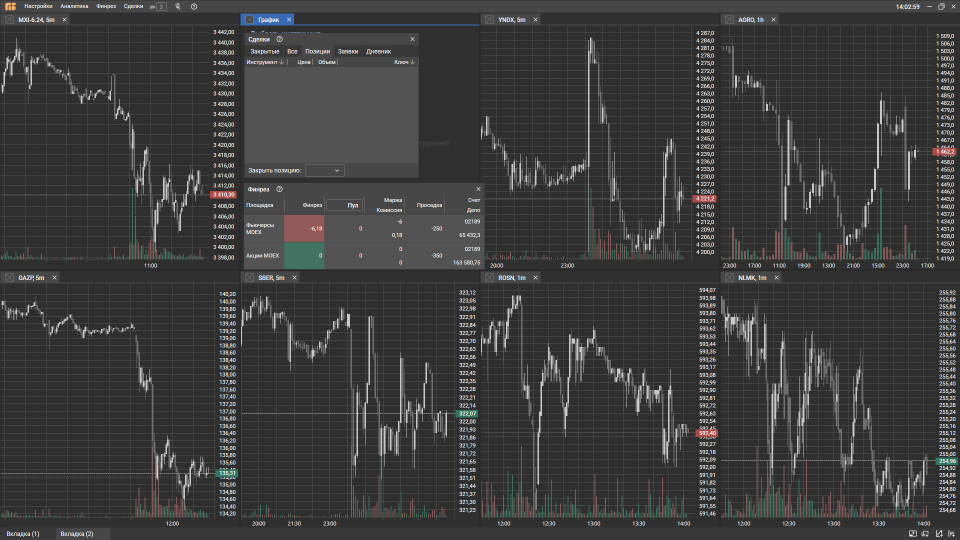
#> input picture test_opencv/Screenshot_6.png, 1919 x 1079 px (shown at 1/2 size)
$ python test3.py
#> lines starting #> are read from the running program, lines starting #| are printed output that depends on the picture; after the words box and inside, x2 and y2 are one past the last pixel; in counts of white or black regions, pixels touching at a corner belong together; pictures that were not available may be replaced by others from this repository, and a replacement may not be noted
import cv2
import numpy as np
image = cv2.imread('Screenshot_6.png')
#> image is the input picture: shape (1079, 1919, 3); mean B, G, R 60.4, 60.5, 60.5
image = cv2.imread('./09.07.24/images/SBER1720516220.255987.png')
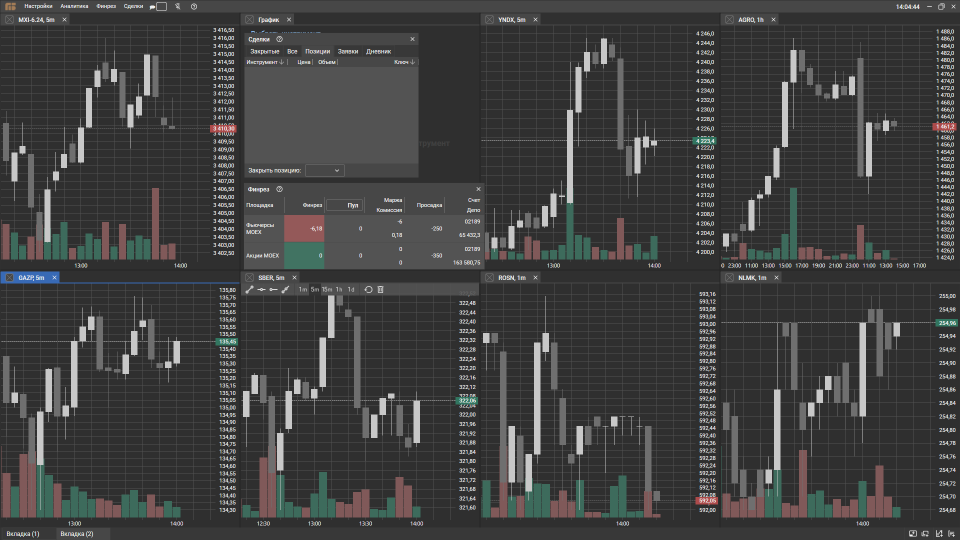
#> input picture test_opencv/Screenshot_7.png, 1919 x 1079 px, given in place of SBER1720516220.255987.png, which was not available (shown at 1/2 size)
#> image is the input picture: shape (1079, 1919, 3); mean B, G, R 63.8, 64.1, 63.8
# image = image[0:540,0:480]
print(image.shape)
#| (1079, 1919, 3)
image = image[None:None,None:None]
print(image.shape)
#| (1079, 1919, 3)
# constantes colors
color1 = np.array([111,111,111])
color2 = np.array([200,200,200])
color_val1 = np.array([92,107,61])
color_val2 = np.array([89,89,128])

# get masks
mask_val1 = cv2.inRange(image,color_val1,color_val1)
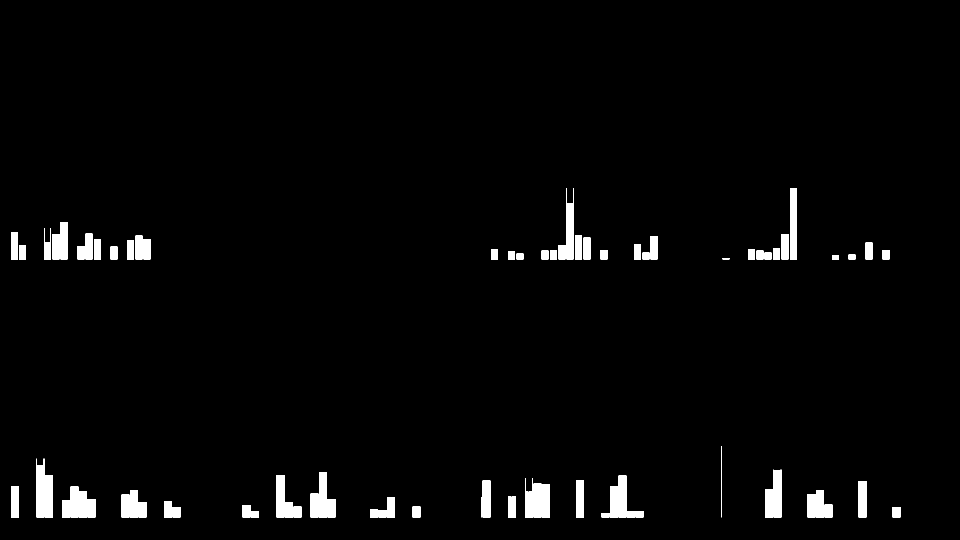
#> mask_val1: shape (1079, 1919) (shown at 1/2 size); 2.4% white; 80 white regions, largest, box (x1, y1, x2, y2) and area: (1580, 376, 1594, 519) 2002, (1133, 376, 1147, 519) 1639, (73, 917, 89, 1035) 1629
mask_val2 = cv2.inRange(image,color_val2,color_val2)
#> mask_val2: shape (1079, 1919); 2.3% white; 73 white regions (1 under 20 px), largest, box (x1, y1, x2, y2) and area: (1598, 900, 1614, 1035) 2067, (39, 908, 55, 1035) 2032, (304, 376, 318, 519) 2002
mask_val = cv2.add(mask_val1,mask_val2)
mask1 = cv2.inRange(image,color1,color1)
#> mask1: shape (1079, 1919); 2.8% white; 336 white regions (267 under 20 px), largest, box (x1, y1, x2, y2) and area: (1000, 685, 1013, 1001) 3460, (1712, 84, 1727, 356) 2882, (708, 633, 721, 829) 2392
mask2 = cv2.inRange(image,color2,color2)
#> mask2: shape (1079, 1919); 2.7% white; 421 white regions (343 under 20 px), largest, box (x1, y1, x2, y2) and area: (1068, 685, 1081, 927) 2930, (1716, 645, 1735, 886) 2503, (1132, 124, 1147, 409) 2334
mask = cv2.add(mask1,mask2)
#> mask: shape (1079, 1919); 5.5% white; 723 white regions (576 under 20 px), largest, box (x1, y1, x2, y2) and area: (1000, 685, 1013, 1001) 3460, (1068, 685, 1081, 927) 2930, (1712, 84, 1727, 356) 2882
del mask2,mask1,mask_val1,mask_val2
kernel = np.ones((2, 1), np.uint8)
mask = cv2.erode(mask,kernel)
#> mask: shape (1079, 1919); 5.3% white; 147 white regions, largest, box (x1, y1, x2, y2) and area: (1000, 686, 1013, 1001) 3447, (1068, 686, 1081, 927) 2917, (1715, 85, 1727, 356) 2867

# get_volume statistic points
cords_val = np.argwhere(mask_val == 255)
#> cords_val = 97878 pairs, first value 376 to 1034, second value 2 to 1800
max_val = np.min(cords_val[:,:1])
#> max_val = 376
mean_val = int(np.mean(cords_val,axis=0)[0])
#> mean_val = 831
corners = cv2.goodFeaturesToTrack(mask_val,1000,0.01,1)
#> corners = 928 rows, first 8: [1458, 517], [1445, 517], [1288, 982], [1562, 939], [1784, 1034], [1767, 1034], [1750, 1034], [1733, 1034]
corners = np.int32(corners)
#> corners = contour of 928 points, box (x1, y1, x2, y2) (2, 375, 1801, 1036), area 842878

for i in corners:
    x, y = i.ravel()
    cv2.circle(mask_val, (x, y), 1, (120,0,0), -1)
#> this loop made 928 passes
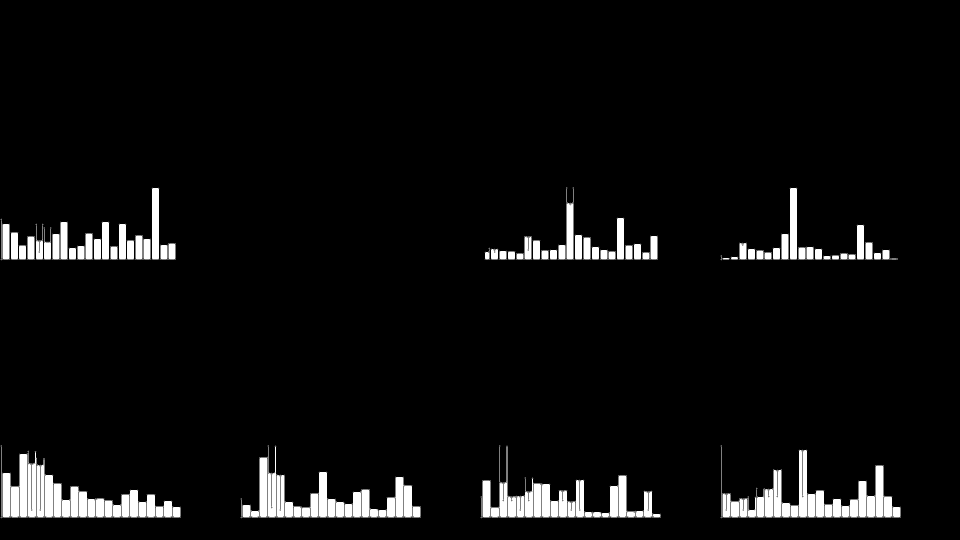
#> mask_val: shape (1079, 1919) (shown at 1/2 size); min 0, max 255, mean 12

# get chart points
cords_charts = np.argwhere(mask == 255)
#> cords_charts = 109722 pairs, first value 77 to 1019, second value 6 to 1799
mean_charts = np.mean(cords_charts,axis=1)
corners = cv2.goodFeaturesToTrack(mask,1000,0.01,1)
#> corners = 1000 rows, first 8: [1313, 1002], [1486, 994], [1503, 993], [1296, 983], [1057, 983], [1537, 967], [1469, 967], [1040, 965]
corners = np.int0(corners)
shape = corners.shape
#> shape = (1000, 1, 2)
corners = corners.reshape((shape[0],shape[2]))
#> corners = 1000 pairs, first value 6 to 1799, second value 78 to 1019
corners = corners[corners[:, 0].argsort()]
# print(corners)
for i in range(1,len(corners)-1):
    x1, y1 = corners[i].ravel()
    x0, y0 = corners[i-1].ravel()
    x2, y2 = corners[i+1].ravel()
    if  y0 >= y1 <= y2 or y0 <= y1 >= y2:
    # if  x0 >= x1 <= x2 or x0 <= x1 >= x2:
        cv2.circle(image, (x1, y1), 2, (20,200,0), -1)
    cv2.circle(mask, (x1, y1), 1, (120,0,0), -1)
#> this loop made 998 passes
#> (x1, y1, x0, y0, x2, y2) on passes 1 to 3: (6, 247, 6, 321, 6, 713), (6, 713, 6, 247, 6, 805), (6, 805, 6, 713, 10, 807)
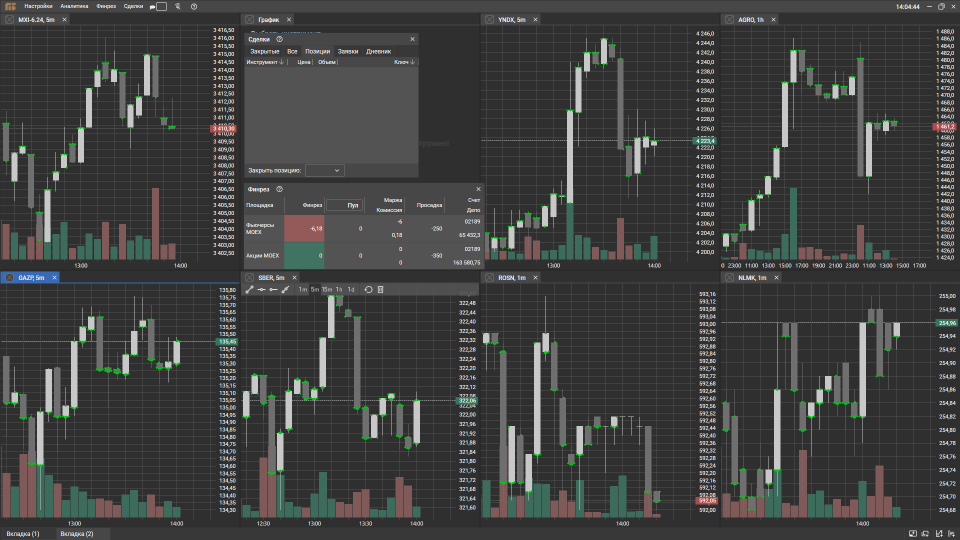
#> image: shape (1079, 1919, 3) (shown at 1/2 size); 0.37% of pixels changed, all inside (x1, y1, x2, y2) = (4, 76, 1798, 1022)
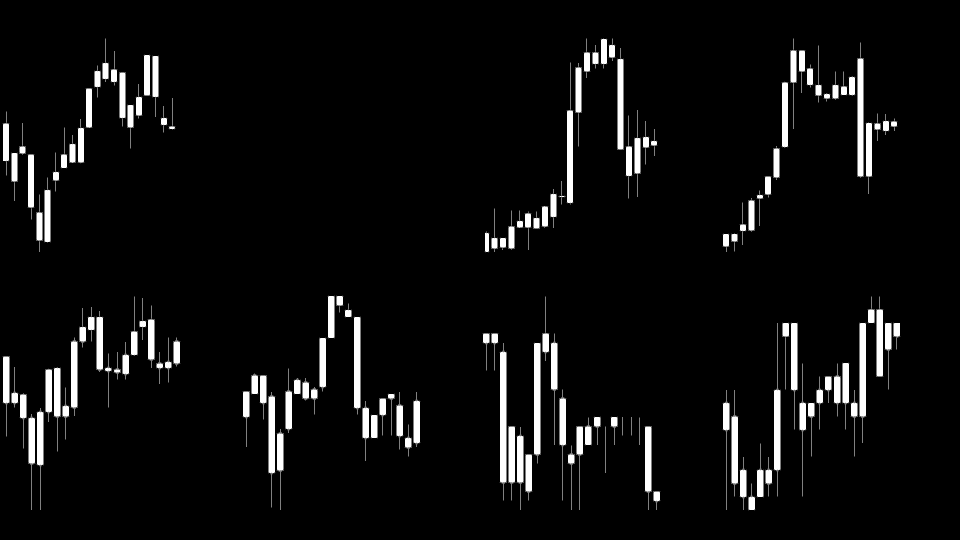
#> mask: shape (1079, 1919) (shown at 1/2 size); min 0, max 255, mean 13.5
last_i = 0
len_corners = len(corners)
step = len_corners//5
# print(len_corners)
for i in range(step-1,len_corners,step):
    print(i)
    if len_corners - i < step:
        distict = corners[last_i:len_corners-1]
    else:
        distict = corners[last_i:i]
    last_i = i

    y_max = np.max(distict[:,1:])
    x_max = np.max(distict[:,:1])
    y_min = np.min(distict[:,1:])
    x_min = np.min(distict[:,:1])

    cv2.rectangle(image,(x_min,y_min),(x_max,y_max),(0,0,200),2)
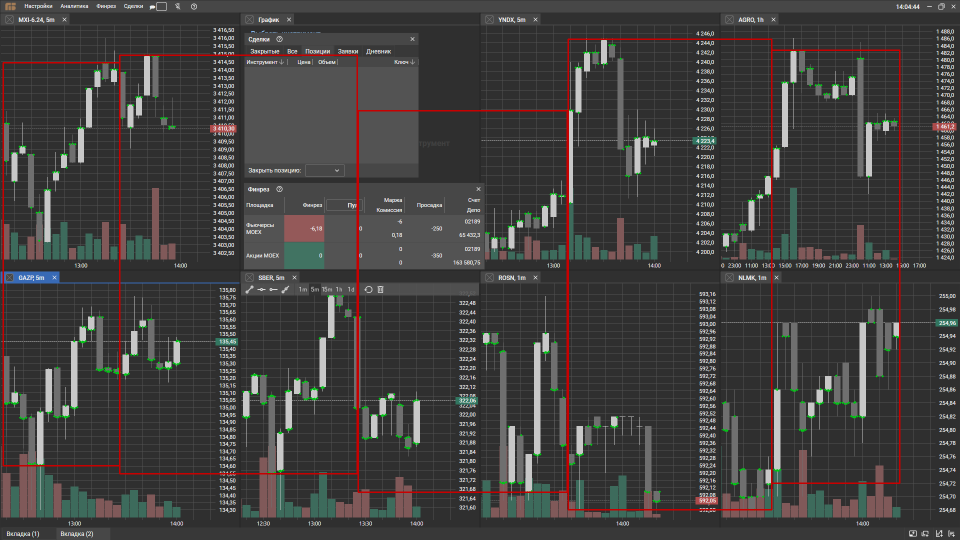
#> image: shape (1079, 1919, 3) (shown at 1/2 size); 1.42% of pixels changed, all inside (x1, y1, x2, y2) = (5, 77, 1801, 1021)
    # cv2.circle(image,(y_max,x_max),3,(0,100,200),-1)
# print(cords_charts)
# print(mean_charts)

# draw in image
cv2.line(image,(0,mean_val),(400,mean_val),(250,200,10),2)
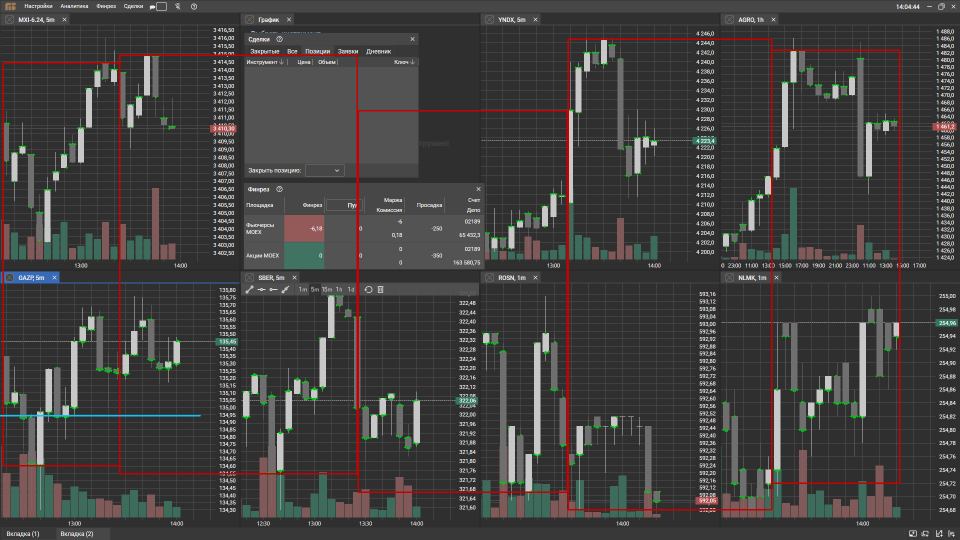
#> image: shape (1079, 1919, 3) (shown at 1/2 size); 0.06% of pixels changed, all inside (x1, y1, x2, y2) = (0, 830, 402, 833)
# cv2.line(image,(0,max_val),(400,max_val),(200,200,9),2)

# experiment
# mask = cv2.blur(mask,(100,100))
# show images
cv2.imshow('chart',image)
cv2.imshow('mask',mask)
cv2.imshow('mask_val',mask_val)
cv2.imwrite('mask_val.png',mask_val)
cv2.waitKey(0)
